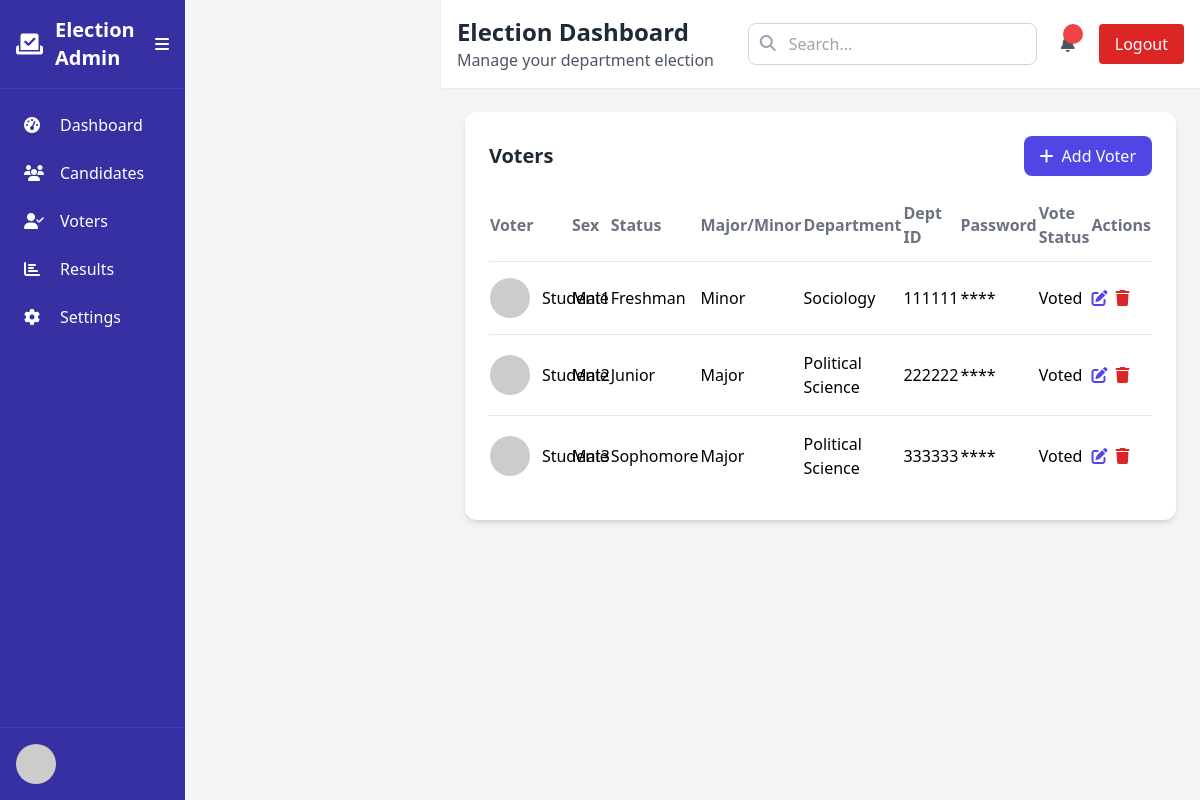
Page /voters/ (signed in) on the committed database.
### possa/core/models.py (models this page shows, shortened)
class Voter(models.Model):
    name = models.CharField(max_length=100)
    sex = models.CharField(max_length=10, choices=[('Male', 'Male'), ('Female', 'Female'), ('Other', 'Other')])
    status = models.CharField(max_length=20, choices=[('Freshman', 'Freshman'), ('Sophomore', 'Sophomore'), ('Junior', 'Junior'), ('Senior', 'Senior')])
    major_minor = models.CharField(max_length=10, choices=[('Major', 'Major'), ('Minor', 'Minor')])
    department = models.CharField(max_length=100)
    dept_id = models.CharField(max_length=50, unique=True)
    password = models.CharField(max_length=128)  # Hashed
    photo = models.ImageField(upload_to='voters/', null=True, blank=True)
    has_voted = models.BooleanField(default=False)

### possa/core/views.py (the view)
# urls.py: path('voters/', VotersView.as_view(), name='voters'),
class VotersView(View):
    def get(self, request):
        if not request.user.is_authenticated:
            return redirect('login')
        voters = Voter.objects.all()
        return render(request, 'voters.html', {'voters': voters})

### possa/templates/voters.html (shortened to what this page needs)
{% extends 'base.html' %}
{% block content %}
<div id="voters-section" class="page-section block">
    <div class="bg-white rounded-xl shadow-md p-6 mb-8">
        <div class="flex justify-between items-center mb-6">
            <h2 class="text-xl font-bold text-gray-800">Voters</h2>
            <button id="add-voter-button" class="px-4 py-2 bg-indigo-600 text-white rounded-lg hover:bg-indigo-700 flex items-center">
                <i class="fas fa-plus mr-2"></i>
                Add Voter
            </button>
        </div>
        <div class="overflow-x-auto">
            <table class="w-full">
                <thead>
                    <tr class="text-left text-gray-500 border-b">
                        <th class="pb-3">Voter</th>
                        <th class="pb-3">Sex</th>
                        <th class="pb-3">Status</th>
                        <th class="pb-3">Major/Minor</th>
                        <th class="pb-3">Department</th>
                        <th class="pb-3">Dept ID</th>
                        <th class="pb-3">Password</th>
                        <th class="pb-3">Vote Status</th>
                        <th class="pb-3">Actions</th>
                    </tr>
                </thead>
                <tbody id="voters-table-body" class="divide-y">
                    {% for voter in voters %}
                    <tr>
                        <td class="py-4">
                            <div class="flex items-center">
                                <img src="{% if voter.photo %}{{ voter.photo.url }}{% else %}https://ui-avatars.com/api/?name={{ voter.name }}&background=random&color=fff{% endif %}" alt="{{ voter.name }}" class="w-10 h-10 rounded-full mr-3">
                                <div>
                                    <p class="font-medium">{{ voter.name }}</p>
                                </div>
                            </div>
                        </td>
                        <td class="py-4">{{ voter.sex }}</td>
                        <td class="py-4">{{ voter.status }}</td>
                        <td class="py-4">{{ voter.major_minor }}</td>
                        <td class="py-4">{{ voter.department }}</td>
                        <td class="py-4">{{ voter.dept_id }}</td>
                        <td class="py-4">****</td>
                        <td class="py-4">{% if voter.has_voted %}Voted{% else %}Not Voted{% endif %}</td>
                        <td class="py-4">
                            <div class="flex space-x-2">
                                <button class="text-indigo-600 hover:text-indigo-900 voter-edit-btn" data-id="{{ voter.id }}">
                                    <i class="fas fa-edit"></i>
                                </button>
                                <form method="post" action="{% url 'delete_voter' voter.id %}">
                                    <button type="submit" class="text-red-600 hover:text-red-900">
                                        <i class="fas fa-trash"></i>
                                    </button>
                                </form>
                            </div>
                        </td>
                    </tr>
                    {% endfor %}
                </tbody>
            </table>
        </div>
    </div>
</div>
{% endblock %}

### possa/templates/base.html (style rules this page uses)
.page-section { display: none; }

### rows in the picture
Voter: name "Student1", sex "Male", status "Freshman", major_minor "Minor", department "Sociology", dept_id "111111", has_voted "Voted"
Voter: name "Student2", sex "Male", status "Junior", major_minor "Major", department "Political Science", dept_id "222222", has_voted "Voted"
Voter: name "Student3", sex "Male", status "Sophomore", major_minor "Major", department "Political Science", dept_id "333333", has_voted "Voted"
